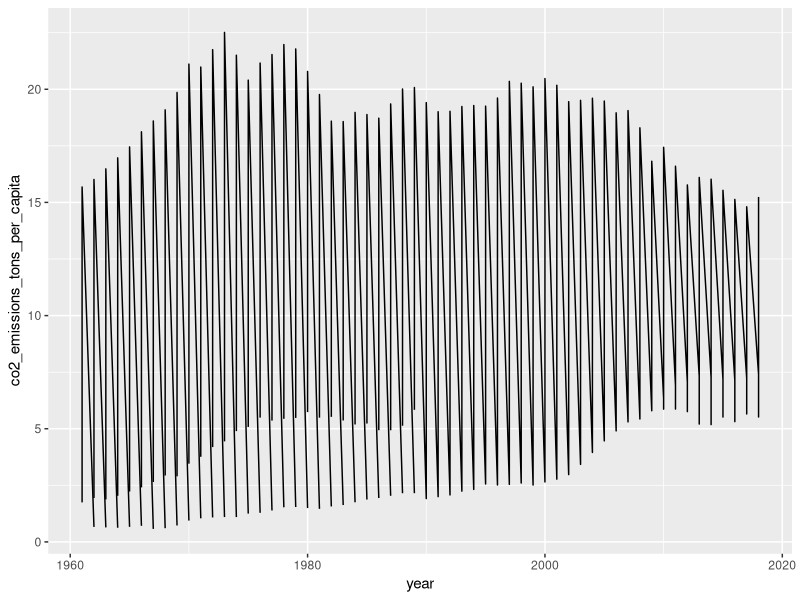
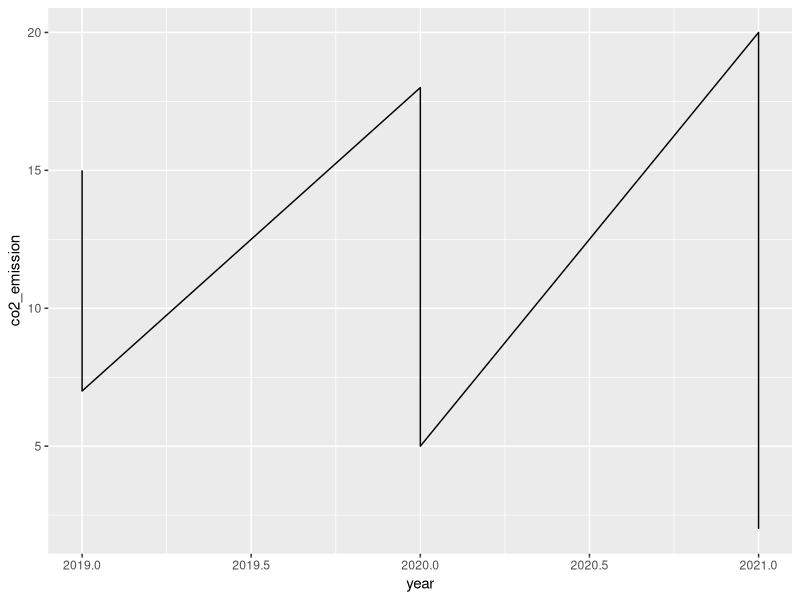

Reproduce these figures in R, in order.
library(tidyverse)

world_bank_countries <- read_csv("data/world_bank_countries.csv")


# Without grouping --------------------------------------------------------
world_bank_countries %>% 
  filter(country %in% c("Germany", "United States", 
                        "China", "Spain")) %>% 
  ggplot(aes(x = year,
             y = co2_emissions_tons_per_capita)) + 
  geom_line()


# Without a grouping you will always get only one line.
# With a grouping you will get multiple lines.
# Grouping can be achieved with the aesthetic group, color or linetype


# Trick -------------------------------------------------------------------
fake_data <- tibble(
  year = c(2019, 2019, 2019,
           2020, 2020, 2020,
           2021, 2021, 2021),
  co2_emission = c(15, 8, 7, 18, 12, 5, 20, 8, 2),
  country = c(rep(c("Germany", "United States", "China"), 3))
) 

fake_data %>% 
  ggplot(aes(x = year,
             y = co2_emission)) + 
  geom_line()

# Select the data for the mapped variables
# arrange the values on the x axis


# If you want to see multiple lines, select the values
# of one grouping variable and see if the values 
# for this line make sense


# If yes, group by this variable with group, color or linetype


# Solution to the problem -------------------------------------------------



# One grouping might not be enough ----------------------------------------
